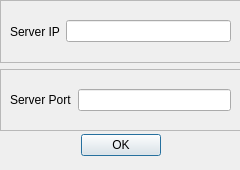
<?xml version="1.0" encoding="UTF-8"?>
<ui version="4.0">
 <class>Dialog</class>
 <widget class="QDialog" name="Dialog">
  <property name="geometry">
   <rect>
    <x>0</x>
    <y>0</y>
    <width>240</width>
    <height>170</height>
   </rect>
  </property>
  <property name="windowTitle">
   <string>Dialog</string>
  </property>
  <widget class="QDialogButtonBox" name="buttonBox">
   <property name="geometry">
    <rect>
     <x>70</x>
     <y>120</y>
     <width>101</width>
     <height>51</height>
    </rect>
   </property>
   <property name="layoutDirection">
    <enum>Qt::LeftToRight</enum>
   </property>
   <property name="orientation">
    <enum>Qt::Horizontal</enum>
   </property>
   <property name="standardButtons">
    <set>QDialogButtonBox::Ok</set>
   </property>
   <property name="centerButtons">
    <bool>true</bool>
   </property>
  </widget>
  <widget class="QWidget" name="widget" native="true">
   <property name="geometry">
    <rect>
     <x>0</x>
     <y>0</y>
     <width>241</width>
     <height>131</height>
    </rect>
   </property>
   <layout class="QVBoxLayout" name="verticalLayout">
    <item>
     <widget class="QFrame" name="frame">
      <property name="frameShape">
       <enum>QFrame::StyledPanel</enum>
      </property>
      <property name="frameShadow">
       <enum>QFrame::Raised</enum>
      </property>
      <layout class="QHBoxLayout" name="horizontalLayout">
       <item>
        <widget class="QLabel" name="label">
         <property name="text">
          <string>Server IP</string>
         </property>
        </widget>
       </item>
       <item>
        <widget class="QLineEdit" name="lineEdit"/>
       </item>
      </layout>
     </widget>
    </item>
    <item>
     <widget class="QFrame" name="frame_2">
      <property name="frameShape">
       <enum>QFrame::StyledPanel</enum>
      </property>
      <property name="frameShadow">
       <enum>QFrame::Raised</enum>
      </property>
      <layout class="QHBoxLayout" name="horizontalLayout_2">
       <item>
        <widget class="QLabel" name="label_2">
         <property name="text">
          <string>Server Port</string>
         </property>
        </widget>
       </item>
       <item>
        <widget class="QLineEdit" name="lineEdit_2"/>
       </item>
      </layout>
     </widget>
    </item>
   </layout>
  </widget>
 </widget>
 <resources/>
 <connections>
  <connection>
   <sender>buttonBox</sender>
   <signal>accepted()</signal>
   <receiver>Dialog</receiver>
   <slot>accept()</slot>
   <hints>
    <hint type="sourcelabel">
     <x>248</x>
     <y>254</y>
    </hint>
    <hint type="destinationlabel">
     <x>157</x>
     <y>274</y>
    </hint>
   </hints>
  </connection>
  <connection>
   <sender>buttonBox</sender>
   <signal>rejected()</signal>
   <receiver>Dialog</receiver>
   <slot>reject()</slot>
   <hints>
    <hint type="sourcelabel">
     <x>316</x>
     <y>260</y>
    </hint>
    <hint type="destinationlabel">
     <x>286</x>
     <y>274</y>
    </hint>
   </hints>
  </connection>
 </connections>
</ui>
